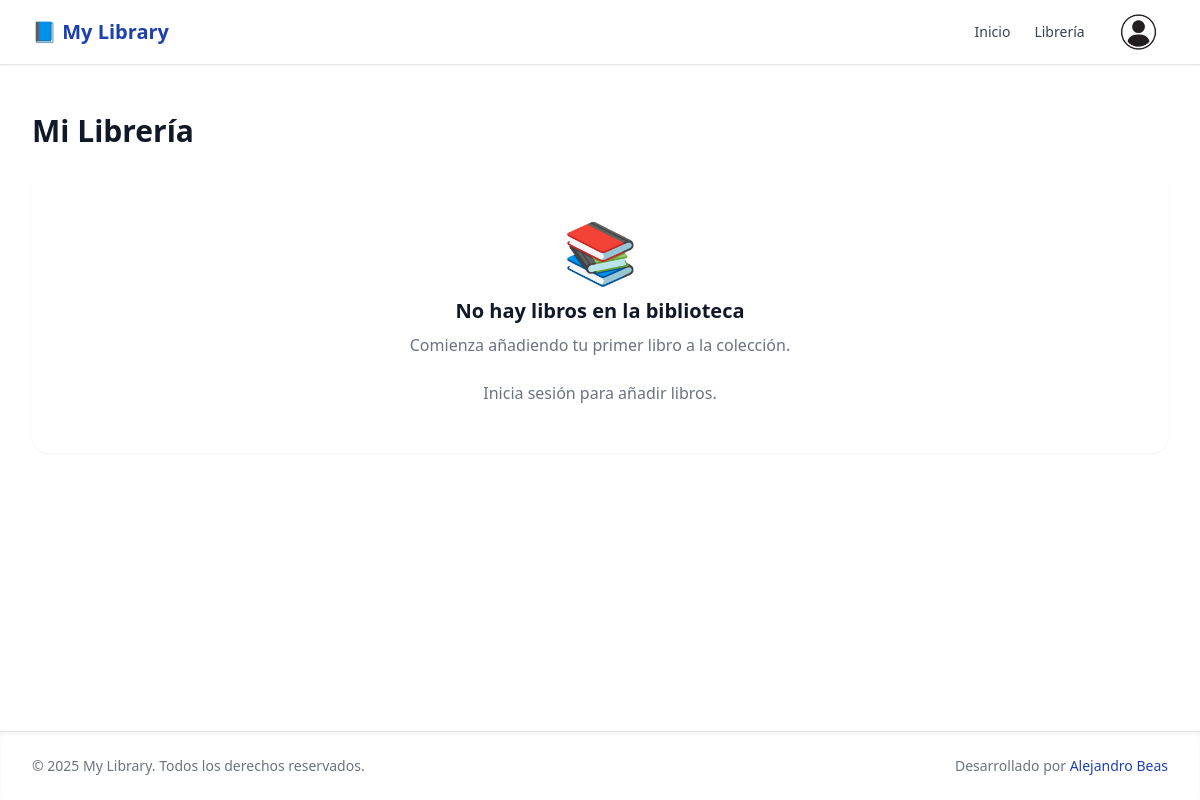
Before: /books with the older database file.
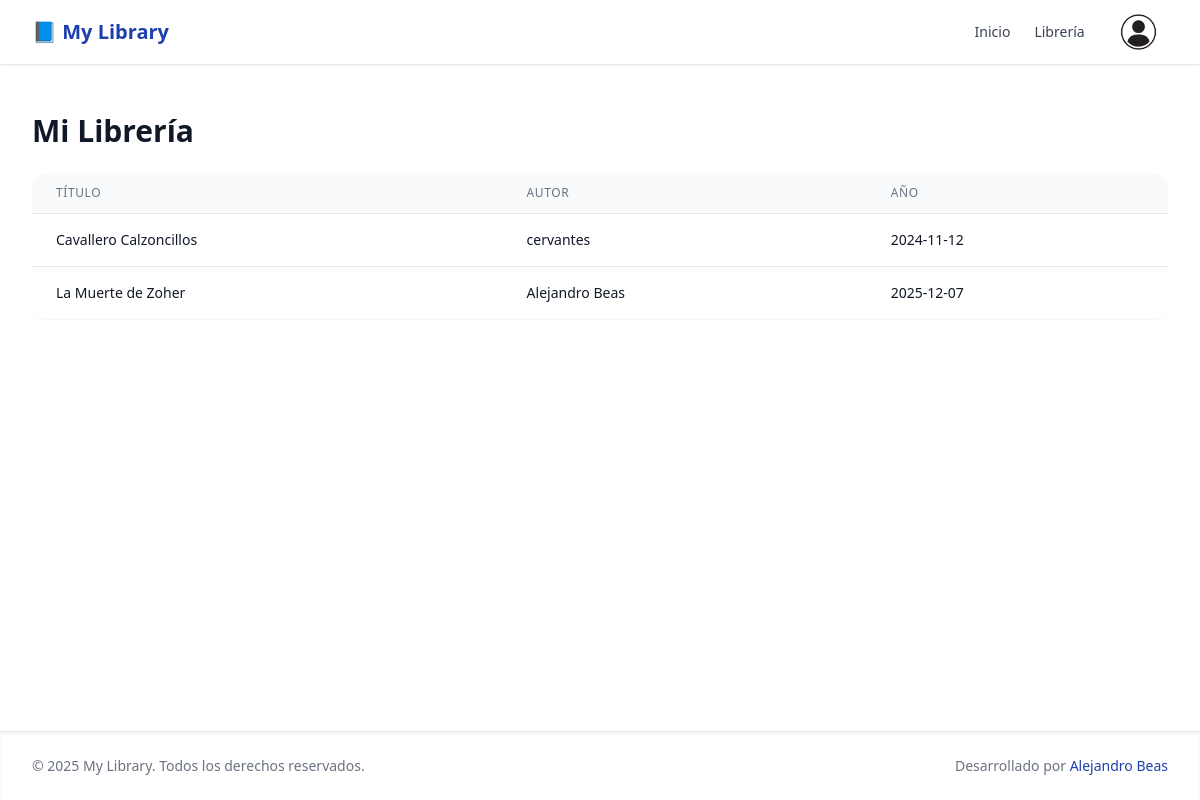
After: the same page with the newer database file.
### tables this page shows
CREATE TABLE books (
	id INTEGER NOT NULL PRIMARY KEY AUTOINCREMENT,
	title TEXT NOT NULL,
	author TEXT,
	publish_date TEXT
, sinopsis varchar(45) default NULL, Etiqueta varchar(45) default NULL, genres TEXT NOT NULL);

### controllers/bookscontroller.php (called while the page is built)
<?php
require_once __DIR__ . '/../models/books.php';
$books = getAllBooks($db);
require __DIR__ . '/../views/books_list.view.php';

### models/books.php (called while the page is built, shortened)
<?php
function getAllBooks(PDO $db): array {
    $stmt = $db->query("SELECT id, title, author, publish_date FROM books ORDER BY id DESC");
    return $stmt->fetchAll();
}

### views/books_list.view.php (the view, shortened to what this page needs)
<?php include 'partials/header.view.php'; ?>
<main class="flex-1">
    <div class="max-w-7xl mx-auto py-6 sm:px-6 lg:px-8">
        <div class="px-4 py-6 sm:px-0">
            <div class="flex justify-between items-center mb-6">
                <h1 class="text-3xl font-bold text-gray-900">Mi Librería</h1>
            </div>
            <?php if (empty($books)): ?>
                <div class="text-center py-12 bg-white rounded-2xl shadow-sm">
                    <div class="text-gray-400 text-6xl mb-4">📚</div>
                    <h3 class="text-xl font-semibold text-gray-900 mb-2">No hay libros en la biblioteca</h3>
                    <p class="text-gray-500 mb-6">Comienza añadiendo tu primer libro a la colección.</p>
                    <?php if ($_SESSION['user']): ?>
                        <a href="/add-book" class="bg-primary text-white px-6 py-3 rounded-lg hover:bg-red-700 font-semibold inline-block">
                            Añadir Primer Libro
                        </a>
                    <?php else: ?>
                        <p class="text-gray-500">Inicia sesión para añadir libros.</p>
                    <?php endif; ?>
                </div>
            <?php else: ?>
                <div class="bg-white rounded-2xl shadow-sm overflow-hidden">
                    <div class="overflow-x-auto">
                        <table class="min-w-full divide-y divide-gray-200">
                            <thead class="bg-gray-50">
                                <tr>
                                    <th class="px-6 py-3 text-left text-xs font-medium text-gray-500 uppercase tracking-wider">Título</th>
                                    <th class="px-6 py-3 text-left text-xs font-medium text-gray-500 uppercase tracking-wider">Autor</th>
                                    <th class="px-6 py-3 text-left text-xs font-medium text-gray-500 uppercase tracking-wider">Año</th>
                                </tr>
                            </thead>
                            <tbody class="bg-white divide-y divide-gray-200">
                                <?php foreach ($books as $book): ?>
                                    <tr class="hover:bg-gray-50">
                                        <td class="px-6 py-4 whitespace-nowrap">
                                            <a href="/view-book/<?= $book['id'] ?>"><div class="text-sm font-medium text-gray-900"><?= htmlspecialchars($book['title']) ?> </div></a>
                                        </td>
                                        <td class="px-6 py-4 whitespace-nowrap">
                                            <div class="text-sm text-gray-900"><?= htmlspecialchars($book['author']) ?></div>
                                        </td>
                                        <td class="px-6 py-4 whitespace-nowrap">
                                            <div class="text-sm text-gray-900"><?= htmlspecialchars($book['publish_date']) ?></div>
                                        </td>
                                    </tr>
                                <?php endforeach; ?>
                            </tbody>
                        </table>
                    </div>
                </div>
            <?php endif; ?>
        </div>
    </div>
</main>
<?php include 'partials/footer.view.php'; ?>

### index.php (shortened to what this page needs)
<?php
$uri = parse_url($_SERVER['REQUEST_URI'], PHP_URL_PATH);
$uri = trim($uri, '/');
$segments = explode('/', $uri);
$route = $segments[0] ?? 'home';
$controller = $route . 'controller';
$controllerPath = "controllers/{$controller}.php";
if (file_exists($controllerPath)) {
    require $controllerPath;
} else {
    http_response_code(404);
    require 'views/404.view.php';
}

### views/partials/header.view.php (shortened to what this page needs)
<!DOCTYPE html>
<html lang="es" class="h-full bg-white">
<head>
    <script src="https://cdn.tailwindcss.com"></script>
</head>
<body class="h-full flex flex-col bg-white text-gray-800 antialiased">
<header class="bg-white border-b border-gray-200 shadow-sm sticky top-0 z-50">
    <div class="max-w-7xl mx-auto px-6 lg:px-8">
        <div class="flex justify-between items-center h-16">
            <a href="/home" class="flex items-center space-x-2 text-xl font-semibold text-gray-900 hover:text-primary transition-colors">
                <span class="text-primary">📘 My Library</span>
            </a>
            <nav class="flex items-center space-x-6 text-sm font-medium">
                <a href="/home" class="text-gray-700 hover:text-primary transition-colors">Inicio</a>
                <a href="/books" class="text-gray-700 hover:text-primary transition-colors">Librería</a>
                <?php if ($_SESSION['user']): ?>
                    <div class="relative group">
    <button class="flex items-center space-x-2 text-gray-700 hover:text-primary transition-colors focus:outline-none">
        <span><?= htmlspecialchars($_SESSION['user']['email']) ?></span>
        <img src="../../styles/userLogo.webp" class="w-18 h-9" alt="">
        <svg class="w-4 h-4" fill="none" stroke="currentColor" viewBox="0 0 24 24">
            <path stroke-linecap="round" stroke-linejoin="round" stroke-width="2" d="M19 9l-7 7-7-7" />
        </svg>
    </button>
    <div class="absolute right-0 mt-2 w-48 bg-white border border-gray-200 rounded-md shadow-lg
                opacity-0 invisible group-hover:opacity-100 group-hover:visible transition-all duration-200">
        <a href="/profile" class="block px-4 py-2 text-sm text-gray-700 hover:bg-gray-100">Mi Perfil</a>
        <a href="/logout" class="block px-4 py-2 text-sm text-gray-700 hover:bg-gray-100">Cerrar Sesión</a>
    </div>
</div>
                <?php else: ?>
                    <a href="/register" class="text-gray-700 hover:text-primary transition-colors"><img src="../../styles/userLogo.webp" class="w-18 h-9" alt="">
                    </a>
                <?php endif; ?>
            </nav>
        </div>
    </div>
</header>

### views/partials/footer.view.php (shortened to what this page needs)
    <footer class="mt-auto bg-white border-t border-gray-200 shadow-inner">
        <div class="max-w-7xl mx-auto px-6 lg:px-8 py-6">
            <div class="flex flex-col md:flex-row items-center justify-between text-sm text-gray-500">
                <p>&copy; <?= date('Y'); ?> <?= APP_NAME ?>. Todos los derechos reservados.</p>
                <p class="mt-2 md:mt-0">Desarrollado por <span class="text-primary font-medium">Alejandro Beas</span></p>
            </div>
        </div>
    </footer>
</body>
</html>

### views/partials/header.view.php (style rules this page uses)
.text-primary { color: #1e40af; }

Changed rows visible on the page:
added books: title "Cavallero Calzoncillos", author "cervantes", publish_date "2024-11-12"
added books: title "La Muerte de Zoher", author "Alejandro Beas", publish_date "2025-12-07"
Other visible differences:
text no longer shown: "📚 No hay libros en la biblioteca Comienza añadiendo tu primer libro a la colección. Inicia sesión para añadir libros."
text now shown: "TÍTULO AUTOR AÑO"
